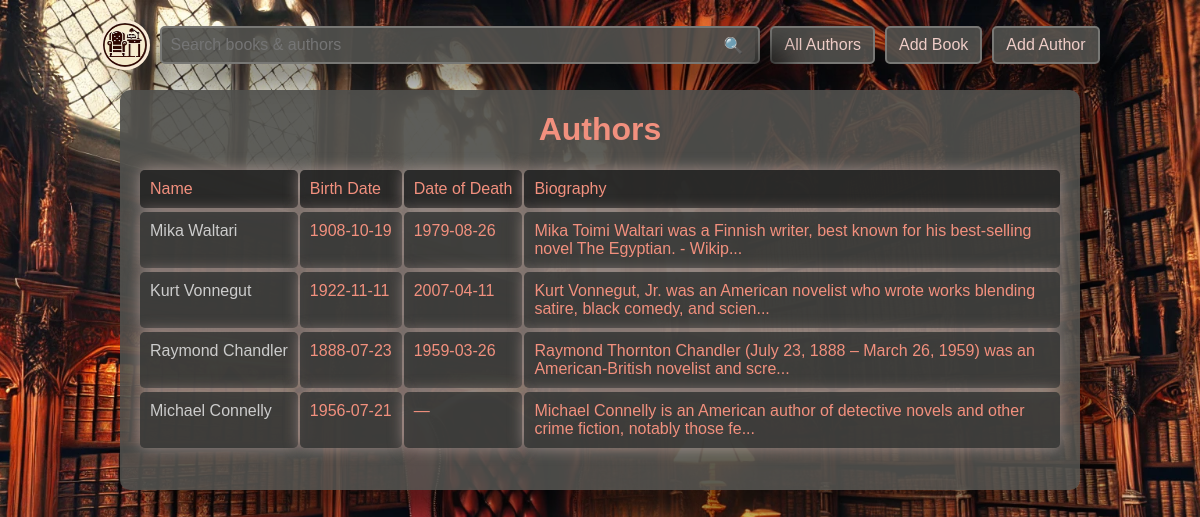
Before: /list_authors with the older database file.
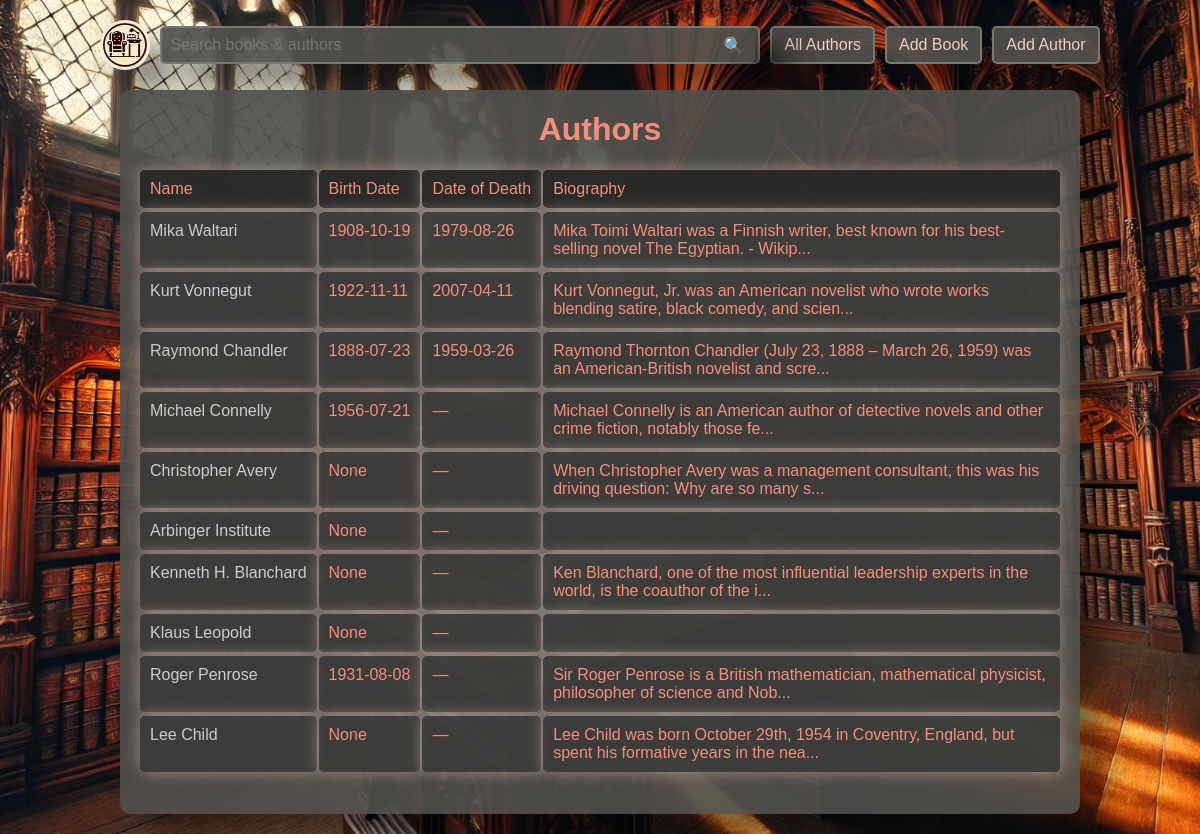
After: the same page with the newer database file.
### data_models.py (models this page shows, shortened)
class Author(db.Model):
    __tablename__ = 'authors'
    author_id = db.Column(db.Integer, primary_key=True, autoincrement=True)
    name = db.Column(db.String(80), nullable=False)
    birth_date = db.Column(db.Date)
    date_of_death = db.Column(db.Date)
    biography = db.Column(db.Text, nullable=True)

### app_routes.py (the view)
    @app.route('/list_authors', methods=['GET'])
    def list_authors():
        return controller.list_authors()

### controller.py (called while the page is built)
def list_authors():
    authors=Author.query.all()
    return render_template('show_authors.html', authors=authors)

### templates/show_authors.html (shortened to what this page needs)
{% extends "common.html" %}
{% block content %}
        <h1>Authors</h1>
        <div id="author-list">
            <div class="book-list-title-heading">Name</div>
            <div class="book-list-title-heading">Birth Date</div>
            <div class="book-list-title-heading">Date of Death</div>
            <div class="book-list-title-heading">Biography</div>
            {% for author in authors %}
            <div class="book-list-row-title">
                    <a href="{{ url_for('show_author', author_id=author.author_id) }}">{{ author.name }}</a>
            </div>
            <div class="book-list-row-title">
                    {{ author.birth_date }}
            </div>
            <div class="book-list-row-title">
                    {{ author.date_of_death or '—' }}
            </div>
            <div class="book-list-row-title">
                    <td>{{ author.biography[:100] }}{% if author.biography|length > 100 %}...{% endif %}
            </div>
                {% else %}
            <p>No authors found.</p>
            {% endfor %}
        </div>
{% endblock %}

### templates/common.html (shortened to what this page needs)
<!DOCTYPE html>
<html lang="en">
<head>
    <link rel="stylesheet" href="{{ url_for('static', filename='styles.css') }}">
</head>
<body>
    <nav>
        <a id="home_button" href="{{ url_for('home') }}"> </a>
        <form class="header_form" action="{{ url_for('search') }}" method="get">
            <input id="search_field" type="text" name="query" value="{{query_string}}" placeholder="Search books & authors">
            <button id="search_button" type="submit">🔍</button>
        </form>
        <a href="{{ url_for('list_authors') }}">All Authors</a>
        <a href="{{ url_for('add_book') }}">Add Book</a>
        <a href="{{ url_for('add_author') }}">Add Author</a>
    </nav>
    <div class="content">
        {% block content %}{% endblock %}
    </div>
</body>
</html>

### static/styles.css (style rules this page uses)
* { box-sizing: border-box; }
nav { width: 100vw; padding: 0 px; display: grid; grid-template-columns: auto 50% auto auto auto; gap: 10px; align-items: center; justify-content: center; position: relative; margin-bottom: 20px; }
.header_form { position: relative; display: inline-block; margin: 0; padding: 0 0 0 0; border: none; }
body { display: flex; flex-direction: column; align-items: center; justify-content: center; position: relative; font-family: Arial, sans-serif; margin: 20px; background-image: url('/static/images/library.webp'); background-size: cover; background-position: center; background-attachment: fixed; }
.content { background-color: rgba(80, 80, 77, 0.92); color: #F2907E; box-shadow: 25px 25px 30px rgba(0, 0, 0, 0.5); width: 80vw; font-family: Arial, Helvetica, sans-serif; padding: 0 20px 40px 20px; margin: 0; display: flex; flex-direction: column; align-items: center; justify-content: center; position: relative; border-radius: 10px; }
.books, #book-list, #author-list { width: auto; text-align: left; display: grid; grid-template-columns: auto auto auto; gap: 2px }
#author-list { grid-template-columns: auto auto auto auto; }
.book-list-row-title { width: 100%; }
a:link { color: #cccccc; text-decoration: none; }

Changed rows visible on the page:
added Author: name "Christopher Avery", birth_date "None", date_of_death "—", biography "When Christopher Avery was a management consultant, this was his driving question: Why are so many s"
added Author: name "Arbinger Institute", birth_date "None", date_of_death "—"
added Author: name "Kenneth H. Blanchard", birth_date "None", date_of_death "—", biography "Ken Blanchard, one of the most influential leadership experts in the world, is the coauthor of the i"
added Author: name "Klaus Leopold", birth_date "None", date_of_death "—"
added Author: name "Roger Penrose", birth_date "1931-08-08", date_of_death "—", biography "Sir Roger Penrose is a British mathematician, mathematical physicist, philosopher of science and Nob"
added Author: name "Lee Child", birth_date "None", date_of_death "—", biography "Lee Child was born October 29th, 1954 in Coventry, England, but spent his formative years in the nea"
